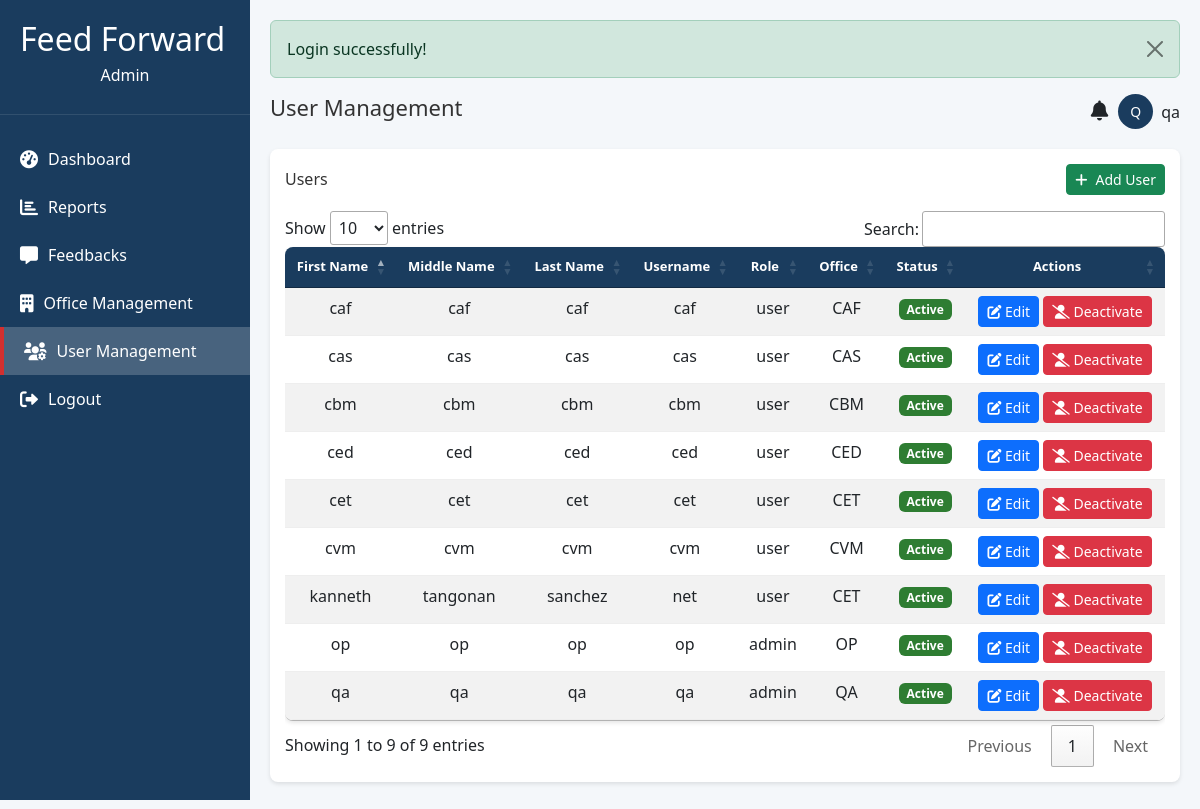
/admin/user_management.php (signed in), run on the app's committed database.
### tables this page shows
CREATE TABLE `users` (
  `user_id` int(11) NOT NULL,
  `fname` varchar(100) DEFAULT NULL,
  `mname` varchar(100) DEFAULT NULL,
  `lname` varchar(100) DEFAULT NULL,
  `username` varchar(100) DEFAULT NULL,
  `password` varchar(100) DEFAULT NULL,
  `role_id` int(11) NOT NULL,
  `office_id` int(11) DEFAULT NULL,
  `is_active` tinyint(1) DEFAULT 1
);

CREATE TABLE `roles` (
  `role_id` int(11) NOT NULL,
  `role_name` varchar(100) DEFAULT NULL
);

CREATE TABLE `offices` (
  `office_id` int(11) NOT NULL,
  `office_name` varchar(100) DEFAULT NULL,
  `is_active` tinyint(1) DEFAULT 1
);

### admin/user_management.php (the view, shortened to what this page needs)
<?php
include 'header.php';
include 'sidebar.php';
require_once '../config.php';
$users_query = "
    SELECT
        u.user_id,
        u.fname,
        u.mname,
        u.lname,
        u.username,
        u.role_id,
        u.is_active,
        r.role_name,
        u.office_id,
        o.office_name
    FROM
        users u
    LEFT JOIN
        roles r ON u.role_id = r.role_id
    LEFT JOIN
        offices o ON u.office_id = o.office_id
    ORDER BY
        u.lname, u.fname
";
$users = $conn->query($users_query);
?>
<div class="main-content">
    <?php if (isset($_SESSION['success'])): ?>
        <div class="alert alert-success alert-dismissible fade show" role="alert">
            <?php echo $_SESSION['success']; ?>
            <button type="button" class="btn-close" data-bs-dismiss="alert" aria-label="Close"></button>
        </div>
    <?php endif; ?>
    <?php include 'notification.php'; ?>
    <div class="chart-card">
        <div class="d-flex justify-content-between align-items-center mb-3">
            <h3 class="chart-title mb-0">Users</h3>
            <button type="button" class="btn btn-sm btn-success" data-bs-toggle="modal" data-bs-target="#addUserModal">
                <i class="fas fa-plus me-2"></i>Add User
            </button>
        </div>
        <div class="table-responsive">
            <table class="table table-striped table-hover">
                <thead>
                    <tr>
                        <th class="text-center">First Name</th>
                        <th class="text-center">Middle Name</th>
                        <th class="text-center">Last Name</th>
                        <th class="text-center">Username</th>
                        <th class="text-center">Role</th>
                        <th class="text-center">Office</th>
                        <th class="text-center">Status</th>
                        <th class="text-center">Actions</th>
                    </tr>
                </thead>
                <tbody>
                    <?php while ($user = $users->fetch_assoc()): ?>
                        <tr>
                            <td class="text-center"><?php echo htmlspecialchars($user['fname']); ?></td>
                            <td class="text-center"><?php echo htmlspecialchars($user['mname'] ?? ''); ?></td>
                            <td class="text-center"><?php echo htmlspecialchars($user['lname']); ?></td>
                            <td class="text-center"><?php echo htmlspecialchars($user['username']); ?></td>
                            <td class="text-center"><?php echo htmlspecialchars($user['role_name']); ?></td>
                            <td class="text-center"><?php echo htmlspecialchars($user['office_name'] ?? 'N/A'); ?></td>
                            <td class="text-center">
                                <span class="badge status-badge bg-<?= $user['is_active'] ? 'success' : 'danger' ?>">
                                    <?= $user['is_active'] ? 'Active' : 'Inactive' ?>
                                </span>
                            </td>
                            <td class="text-center">
                                    <button class="btn btn-sm btn-primary edit-user-btn"
                                        data-bs-toggle="modal"
                                        data-bs-target="#editUserModal"
                                        data-user-id="<?= $user['user_id'] ?>"
                                        data-fname="<?= htmlspecialchars($user['fname']) ?>"
                                        data-mname="<?= htmlspecialchars($user['mname'] ?? '') ?>"
                                        data-lname="<?= htmlspecialchars($user['lname']) ?>"
                                        data-username="<?= htmlspecialchars($user['username']) ?>"
                                        data-role-id="<?= $user['role_id'] ?>"
                                        data-office-id="<?= $user['office_id'] ?? '' ?>"
                                        data-is-active="<?= $user['is_active'] ?>">
                                        <i class="fas fa-edit"></i> Edit
                                    </button>
                                    <a href="process_user.php?action=toggle_status&id=<?= $user['user_id'] ?>"
                                       class="btn btn-sm btn-<?= $user['is_active'] ? 'danger' : 'success' ?>">
                                        <i class="fas <?= $user['is_active'] ? 'fa-user-slash' : 'fa-user-check' ?>"></i>
                                        <?= $user['is_active'] ? 'Deactivate' : 'Activate' ?>
                                    </a>
                            </td>
                        </tr>
                    <?php endwhile; ?>
                </tbody>
            </table>
        </div>
    </div>
</div>

### admin/notification.php (shortened to what this page needs)
<?php
require_once '../config.php';
$user_id = $_SESSION['user_id'];
$username_query = "SELECT username FROM users WHERE user_id = ?";
$username_stmt = $conn->prepare($username_query);
$username_stmt->bind_param('i', $user_id);
$username_stmt->execute();
$username_result = $username_stmt->get_result();
$username = $username_result->fetch_assoc()['username'] ?? 'User';
$avatar_initial = strtoupper(substr($username, 0, 1));
$current_page = basename($_SERVER['PHP_SELF']);
$page_titles = [
    'dashboard.php' => 'Dashboard',
    'reports.php' => 'Reports',
    'feedback.php' => 'Feedbacks',
    'office_management.php' => 'Office Management',
    'user_management.php' => 'User Management'
];
$page_title = $page_titles[$current_page] ?? 'Dashboard';
?>
<div class="header">
    <h1 class="page-title"><?php echo htmlspecialchars($page_title); ?></h1>
    <div class="user-profile">
        <div class="notification-icon" style="position: relative; margin-right: 10px;">
            <i class="fas fa-bell" style="font-size: 20px;" data-bs-toggle="modal" data-bs-target="#notificationModal"></i>
        </div>
        <div class="user-avatar">
            <?php echo htmlspecialchars($avatar_initial); ?>
        </div>
        <span><?php echo htmlspecialchars($username); ?></span>
    </div>
</div>

### admin/header.php (style rules this page uses)
:root { --sidebar-width: 250px; --primary-color: #1a3c5e; --secondary-color: #f4f7fa; --accent-color: #d32f2f; }
* { margin: 0; padding: 0; box-sizing: border-box; font-family: 'Segoe UI', Arial, sans-serif; }
.main-content { margin-left: var(--sidebar-width); width: calc(100% - var(--sidebar-width)); padding: 20px; }
.header { display: flex; justify-content: space-between; align-items: center; margin-bottom: 20px; }
.page-title { font-size: 22px; color: #333; }
.user-profile { display: flex; align-items: center; }
.user-avatar { width: 35px; height: 35px; border-radius: 50%; background: var(--primary-color); color: white; display: flex; align-items: center; justify-content: center; margin-right: 8px; font-size: 14px; }
.chart-card { background: white; border-radius: 8px; box-shadow: 0 2px 4px rgba(0, 0, 0, 0.1); padding: 15px; }
.chart-title { margin-bottom: 15px; color: #333; font-size: 16px; }
.chart-card { margin-bottom: 20px; }
.table { width: 100%; border-collapse: collapse; background: white; border-radius: 8px; overflow: hidden; box-shadow: 0 2px 4px rgba(0, 0, 0, 0.1); }
.table th, .table td { padding: 10px 12px; text-align: left; border-bottom: 1px solid #eee; }
.table th { background: var(--primary-color); color: white; font-size: 13px; }
.notification-icon { cursor: pointer; position: relative; transition: transform 0.3s; }
.bg-success { background-color: #2e7d32 !important; }

### data on the page
users: username "Q", username "qa", fname "qa", mname "qa", lname "qa", role.role_name "admin", office.office_name "QA", is_active "Active"
users: fname "caf", mname "caf", lname "caf", username "caf", role.role_name "user", office.office_name "CAF", is_active "Active"
users: fname "cas", mname "cas", lname "cas", username "cas", role.role_name "user", office.office_name "CAS", is_active "Active"
users: fname "cbm", mname "cbm", lname "cbm", username "cbm", role.role_name "user", office.office_name "CBM", is_active "Active"
users: fname "ced", mname "ced", lname "ced", username "ced", role.role_name "user", office.office_name "CED", is_active "Active"
users: fname "cet", mname "cet", lname "cet", username "cet", role.role_name "user", office.office_name "CET", is_active "Active"
users: fname "cvm", mname "cvm", lname "cvm", username "cvm", role.role_name "user", office.office_name "CVM", is_active "Active"
users: fname "op", mname "op", lname "op", username "op", role.role_name "admin", office.office_name "OP", is_active "Active"
users: fname "kanneth", mname "tangonan", lname "sanchez", username "net", role.role_name "user", office.office_name "CET", is_active "Active"

### other printed values
$_SESSION['success'] "Login successfully!"
$page_title "User Management"
